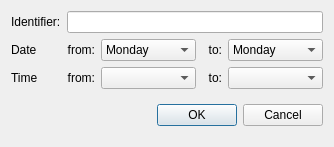
<?xml version="1.0" encoding="UTF-8"?>
<ui version="4.0">
 <class>Dialog</class>
 <widget class="QDialog" name="Dialog">
  <property name="geometry">
   <rect>
    <x>0</x>
    <y>0</y>
    <width>334</width>
    <height>147</height>
   </rect>
  </property>
  <property name="windowTitle">
   <string>Create a Time Criterion</string>
  </property>
  <layout class="QGridLayout" name="gridLayout">
   <item row="0" column="0" colspan="2">
    <widget class="QLabel" name="label">
     <property name="text">
      <string>Identifier:</string>
     </property>
    </widget>
   </item>
   <item row="0" column="2" colspan="4">
    <widget class="QLineEdit" name="identifier_text"/>
   </item>
   <item row="1" column="0" colspan="2">
    <widget class="QLabel" name="label_2">
     <property name="text">
      <string>Date</string>
     </property>
    </widget>
   </item>
   <item row="1" column="2">
    <widget class="QLabel" name="label_4">
     <property name="text">
      <string>from:</string>
     </property>
     <property name="alignment">
      <set>Qt::AlignRight|Qt::AlignTrailing|Qt::AlignVCenter</set>
     </property>
    </widget>
   </item>
   <item row="1" column="3">
    <widget class="QComboBox" name="date_from_combo">
     <item>
      <property name="text">
       <string>Monday</string>
      </property>
     </item>
     <item>
      <property name="text">
       <string>Tuesday</string>
      </property>
     </item>
     <item>
      <property name="text">
       <string>Wednesday</string>
      </property>
     </item>
     <item>
      <property name="text">
       <string>Thursday</string>
      </property>
     </item>
     <item>
      <property name="text">
       <string>Friday</string>
      </property>
     </item>
     <item>
      <property name="text">
       <string>Saturday</string>
      </property>
     </item>
     <item>
      <property name="text">
       <string>Sunday</string>
      </property>
     </item>
    </widget>
   </item>
   <item row="1" column="4">
    <widget class="QLabel" name="label_3">
     <property name="text">
      <string>to:</string>
     </property>
     <property name="alignment">
      <set>Qt::AlignRight|Qt::AlignTrailing|Qt::AlignVCenter</set>
     </property>
    </widget>
   </item>
   <item row="1" column="5">
    <widget class="QComboBox" name="date_to_combo">
     <item>
      <property name="text">
       <string>Monday</string>
      </property>
     </item>
     <item>
      <property name="text">
       <string>Tuesday</string>
      </property>
     </item>
     <item>
      <property name="text">
       <string>Wednesday</string>
      </property>
     </item>
     <item>
      <property name="text">
       <string>Thursday</string>
      </property>
     </item>
     <item>
      <property name="text">
       <string>Friday</string>
      </property>
     </item>
     <item>
      <property name="text">
       <string>Saturday</string>
      </property>
     </item>
     <item>
      <property name="text">
       <string>Sunday</string>
      </property>
     </item>
    </widget>
   </item>
   <item row="2" column="0" colspan="2">
    <widget class="QLabel" name="label_5">
     <property name="text">
      <string>Time</string>
     </property>
    </widget>
   </item>
   <item row="2" column="2">
    <widget class="QLabel" name="label_6">
     <property name="text">
      <string>from:</string>
     </property>
     <property name="alignment">
      <set>Qt::AlignRight|Qt::AlignTrailing|Qt::AlignVCenter</set>
     </property>
    </widget>
   </item>
   <item row="2" column="3">
    <widget class="QComboBox" name="time_from_combo"/>
   </item>
   <item row="2" column="4">
    <widget class="QLabel" name="label_7">
     <property name="text">
      <string>to:</string>
     </property>
     <property name="alignment">
      <set>Qt::AlignRight|Qt::AlignTrailing|Qt::AlignVCenter</set>
     </property>
    </widget>
   </item>
   <item row="3" column="0" rowspan="2" colspan="6">
    <widget class="QDialogButtonBox" name="buttonBox">
     <property name="orientation">
      <enum>Qt::Horizontal</enum>
     </property>
     <property name="standardButtons">
      <set>QDialogButtonBox::Cancel|QDialogButtonBox::Ok</set>
     </property>
    </widget>
   </item>
   <item row="2" column="5">
    <widget class="QComboBox" name="time_to_combo"/>
   </item>
  </layout>
 </widget>
 <resources/>
 <connections>
  <connection>
   <sender>buttonBox</sender>
   <signal>accepted()</signal>
   <receiver>Dialog</receiver>
   <slot>accept()</slot>
   <hints>
    <hint type="sourcelabel">
     <x>248</x>
     <y>254</y>
    </hint>
    <hint type="destinationlabel">
     <x>157</x>
     <y>274</y>
    </hint>
   </hints>
  </connection>
  <connection>
   <sender>buttonBox</sender>
   <signal>rejected()</signal>
   <receiver>Dialog</receiver>
   <slot>reject()</slot>
   <hints>
    <hint type="sourcelabel">
     <x>316</x>
     <y>260</y>
    </hint>
    <hint type="destinationlabel">
     <x>286</x>
     <y>274</y>
    </hint>
   </hints>
  </connection>
 </connections>
</ui>
